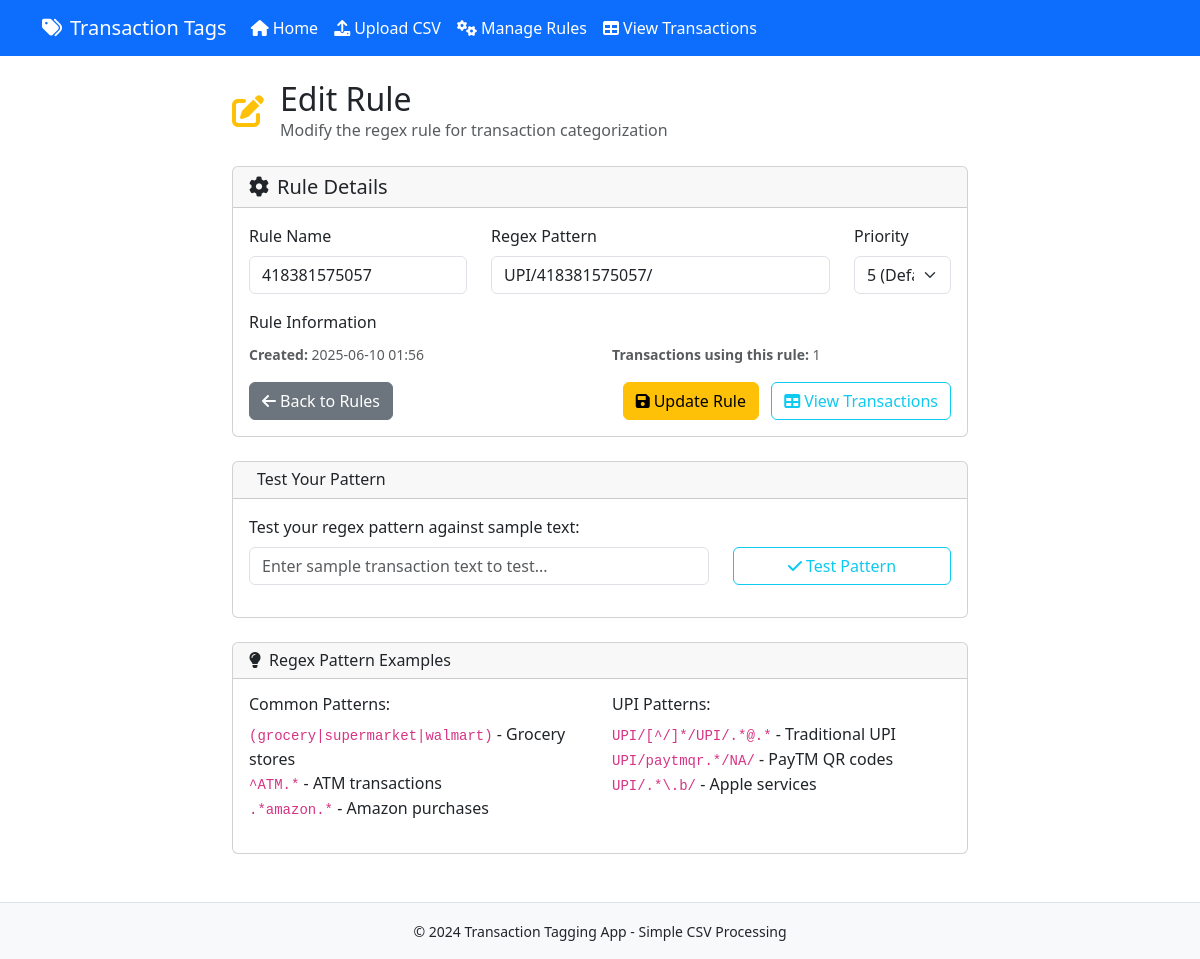
The page /rules/edit/10 on the database as committed earlier.
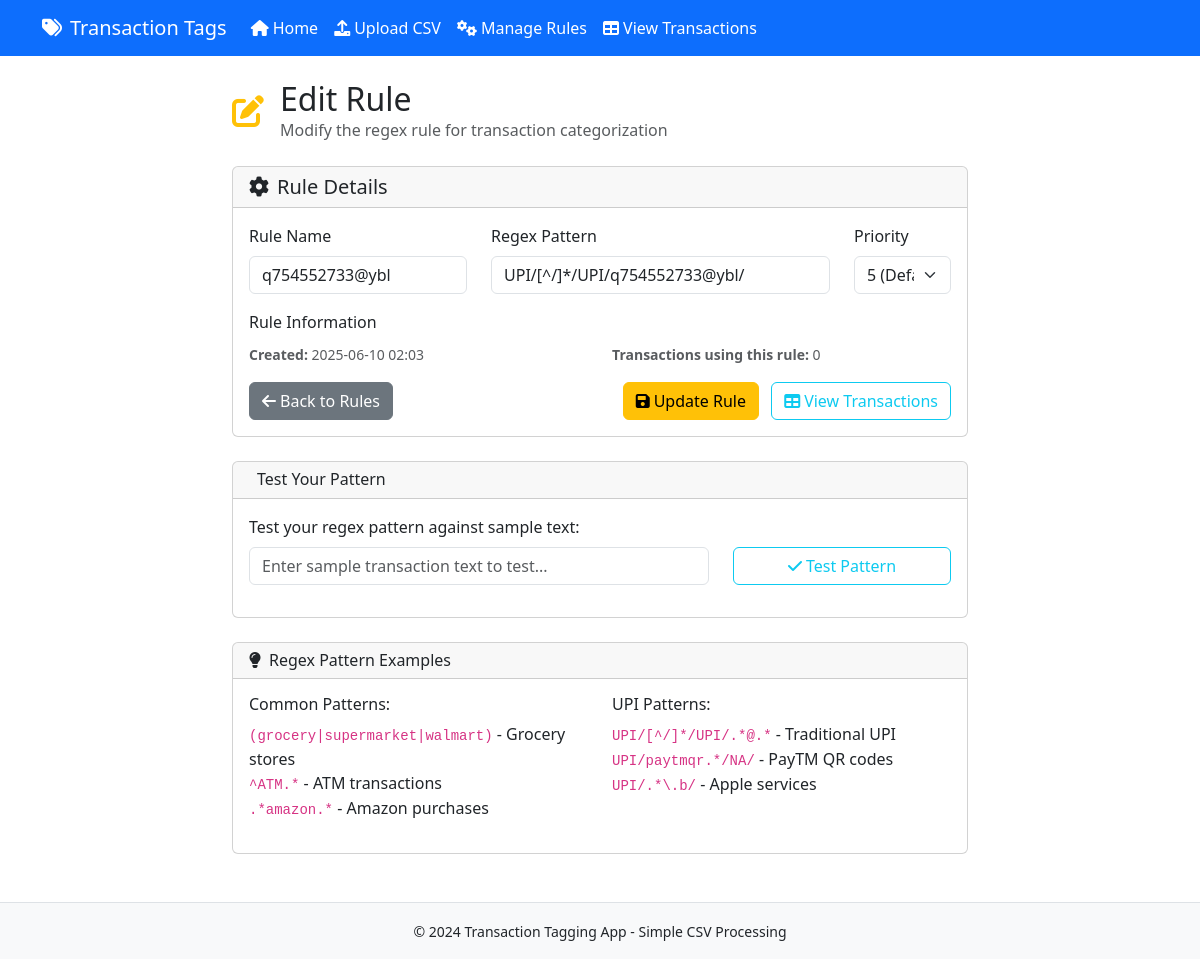
The same page on the database as committed later.
### models.py (models this page shows, shortened)
class Rule(db.Model):
    id = db.Column(db.Integer, primary_key=True)
    name = db.Column(db.String(100), nullable=False, unique=True)
    regex_pattern = db.Column(db.Text, nullable=False)
    priority = db.Column(db.Integer, nullable=False, default=5)
    created_at = db.Column(db.DateTime, default=datetime.utcnow)

### routes.py (the view, shortened to what this page needs)
@app.route('/rules/edit/<int:rule_id>', methods=['GET', 'POST'])
def edit_rule(rule_id):
    rule = Rule.query.get_or_404(rule_id)
    return render_template('edit_rule.html', rule=rule)

### templates/edit_rule.html (shortened to what the changed rows need)
{% extends "base.html" %}
{% block content %}
<div class="row">
    <div class="col-md-8 offset-md-2">
        <div class="d-flex align-items-center mb-4">
            <div>
                <h2 class="mb-0">Edit Rule</h2>
            </div>
        </div>
        <div class="card">
            <div class="card-body">
                <form method="POST">
                    <div class="row">
                        <div class="col-md-4 mb-3">
                            <label for="name" class="form-label">Rule Name</label>
                            <input type="text" class="form-control" id="name" name="name"
                                   value="{{ rule.name }}" placeholder="e.g., Grocery Stores" required maxlength="100">
                        </div>
                        <div class="col-md-6 mb-3">
                            <label for="regex_pattern" class="form-label">Regex Pattern</label>
                            <input type="text" class="form-control" id="regex_pattern" name="regex_pattern"
                                   value="{{ rule.regex_pattern }}" placeholder="e.g., (grocery|supermarket|walmart)" required>
                        </div>
                        <div class="col-md-2 mb-3">
                            <label for="priority" class="form-label">Priority</label>
                            <select class="form-select" id="priority" name="priority" required>
                                <option value="5" {% if rule.priority == 5 %}selected{% endif %}>5 (Default)</option>
                            </select>
                        </div>
                    </div>
                    <div class="mb-3">
                        <div class="row">
                            <div class="col-md-6">
                                <small class="text-muted">
                                    <strong>Created:</strong> {{ rule.created_at.strftime('%Y-%m-%d %H:%M') }}
                                </small>
                            </div>
                            <div class="col-md-6">
                                <small class="text-muted">
                                    <strong>Transactions using this rule:</strong> {{ rule.transactions|length }}
                                </small>
                            </div>
                        </div>
                    </div>
                </form>
            </div>
        </div>
    </div>
</div>
{% endblock %}

Rows that differ between the two databases and show on the page:
changed Rule "5 (Default)": name "418381575057" → "q754552733@ybl"; regex_pattern "UPI/418381575057/" → "UPI/[^/]*/UPI/q754552733@ybl/"; created_at "2025-06-10 01:56" → "2025-06-10 02:03"
Other text that changed with them:
{{ rule.transactions|length }}: "1" → "0"
